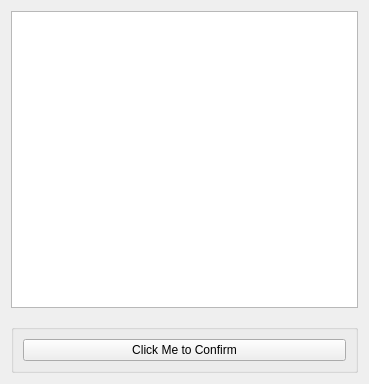
<?xml version="1.0" encoding="UTF-8"?>
<ui version="4.0">
 <class>Form</class>
 <widget class="QWidget" name="Form">
  <property name="geometry">
   <rect>
    <x>0</x>
    <y>0</y>
    <width>369</width>
    <height>384</height>
   </rect>
  </property>
  <property name="windowTitle">
   <string>DATANODE AND TASKTRACKER SELECTION</string>
  </property>
  <layout class="QVBoxLayout" name="verticalLayout_2">
   <item>
    <widget class="QListWidget" name="listwidget"/>
   </item>
   <item>
    <spacer name="verticalSpacer">
     <property name="orientation">
      <enum>Qt::Vertical</enum>
     </property>
     <property name="sizeType">
      <enum>QSizePolicy::Fixed</enum>
     </property>
     <property name="sizeHint" stdset="0">
      <size>
       <width>20</width>
       <height>10</height>
      </size>
     </property>
    </spacer>
   </item>
   <item>
    <widget class="QGroupBox" name="groupBox">
     
     <layout class="QVBoxLayout" name="verticalLayout">
      <item>
       <widget class="QPushButton" name="rb_single_selection">
        <property name="text">
         <string>Click Me to Confirm</string>
        </property>
        <!--<property name="checked">-->
         <bool>true</bool>
     <!--   </property>-->
       </widget>
      </item>
     </layout>
    </widget>
   </item>
  </layout>
 </widget>
 <resources/>
 <connections/>
</ui>
